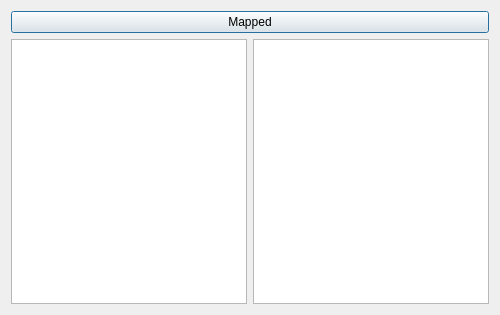
<?xml version="1.0" encoding="UTF-8"?>
<ui version="4.0">
 <class>Dialog</class>
 <widget class="QDialog" name="Dialog">
  <property name="geometry">
   <rect>
    <x>0</x>
    <y>0</y>
    <width>500</width>
    <height>315</height>
   </rect>
  </property>
  <property name="windowTitle">
   <string>Dialog</string>
  </property>
  <layout class="QVBoxLayout" name="verticalLayout">
   <item>
    <widget class="QPushButton" name="pushButton">
     <property name="text">
      <string>Mapped</string>
     </property>
    </widget>
   </item>
   <item>
    <layout class="QHBoxLayout" name="horizontalLayout">
     <item>
      <widget class="QListWidget" name="listWidget"/>
     </item>
     <item>
      <widget class="QListWidget" name="listWidget_2"/>
     </item>
    </layout>
   </item>
  </layout>
 </widget>
 <resources/>
 <connections/>
</ui>
